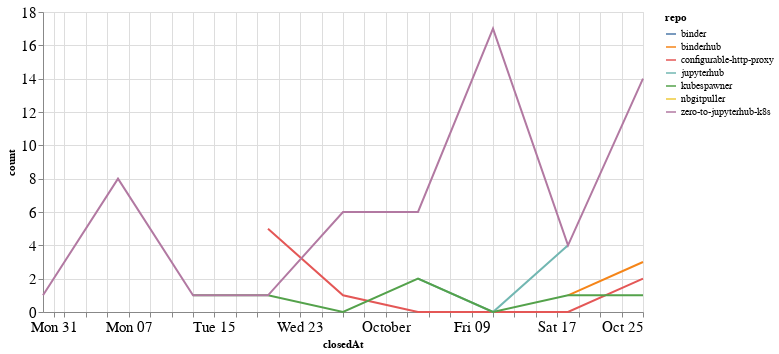

Notebook cell for this chart:
### Code cell
closed_by_time = closed_by.groupby('repo').resample('W', on='closedAt').count()['author'].reset_index()
closed_by_time = closed_by_time.rename(columns={'author': 'count'})

alt.Chart(closed_by_time, width=600).mark_line().encode(
    x='closedAt',
    y='count',
    color='repo',
    tooltip="repo"
)

### Figure 1 — Vega-Lite specification as saved in the notebook (floating-point values rounded to 4 significant figures)
{"config": {"axisLeft": {"labelFontSize": 15}, "axisBottom": {"labelFontSize": 15}}, "data": {"name": "data-93d278e8d9a7517a54d707fb93d26386"}, "mark": "line", "encoding": {"color": {"type": "nominal", "field": "repo"}, "tooltip": {"type": "nominal", "field": "repo"}, "x": {"type": "temporal", "field": "closedAt"}, "y": {"type": "quantitative", "field": "count"}}, "width": 600, "$schema": "https://vega.github.io/schema/vega-lite/v4.8.1.json", "datasets": {"data-93d278e8d9a7517a54d707fb93d26386": [{"repo": "binder", "closedAt": "2020-10-18T00:00:00", "count": 1}, {"repo": "binderhub", "closedAt": "2020-10-18T00:00:00", "count": 1}, {"repo": "binderhub", "closedAt": "2020-10-25T00:00:00", "count": 3}, {"repo": "configurable-http-proxy", "closedAt": "2020-09-20T00:00:00", "count": 5}, {"repo": "configurable-http-proxy", "closedAt": "2020-09-27T00:00:00", "count": 1}, {"repo": "configurable-http-proxy", "closedAt": "2020-10-04T00:00:00", "count": 0}, {"repo": "configurable-http-proxy", "closedAt": "2020-10-11T00:00:00", "count": 0}, {"repo": "configurable-http-proxy", "closedAt": "2020-10-18T00:00:00", "count": 0}, {"repo": "configurable-http-proxy", "closedAt": "2020-10-25T00:00:00", "count": 2}, {"repo": "jupyterhub", "closedAt": "2020-10-04T00:00:00", "count": 2}, {"repo": "jupyterhub", "closedAt": "2020-10-11T00:00:00", "count": 0}, {"repo": "jupyterhub", "closedAt": "2020-10-18T00:00:00", "count": 4}, {"repo": "kubespawner", "closedAt": "2020-09-13T00:00:00", "count": 1}, {"repo": "kubespawner", "closedAt": "2020-09-20T00:00:00", "count": 1}, {"repo": "kubespawner", "closedAt": "2020-09-27T00:00:00", "count": 0}, {"repo": "kubespawner", "closedAt": "2020-10-04T00:00:00", "count": 2}, {"repo": "kubespawner", "closedAt": "2020-10-11T00:00:00", "count": 0}, {"repo": "kubespawner", "closedAt": "2020-10-18T00:00:00", "count": 1}, {"repo": "kubespawner", "closedAt": "2020-10-25T00:00:00", "count": 1}, {"repo": "nbgitpuller", "closedAt": "2020-10-04T00:00:00", "count": 2}, {"repo": "zero-to-jupyterhub-k8s", "closedAt": "2020-08-30T00:00:00", "count": 1}, {"repo": "zero-to-jupyterhub-k8s", "closedAt": "2020-09-06T00:00:00", "count": 8}, {"repo": "zero-to-jupyterhub-k8s", "closedAt": "2020-09-13T00:00:00", "count": 1}, {"repo": "zero-to-jupyterhub-k8s", "closedAt": "2020-09-20T00:00:00", "count": 1}, {"repo": "zero-to-jupyterhub-k8s", "closedAt": "2020-09-27T00:00:00", "count": 6}, {"repo": "zero-to-jupyterhub-k8s", "closedAt": "2020-10-04T00:00:00", "count": 6}, {"repo": "zero-to-jupyterhub-k8s", "closedAt": "2020-10-11T00:00:00", "count": 17}, {"repo": "zero-to-jupyterhub-k8s", "closedAt": "2020-10-18T00:00:00", "count": 4}, {"repo": "zero-to-jupyterhub-k8s", "closedAt": "2020-10-25T00:00:00", "count": 14}]}}
